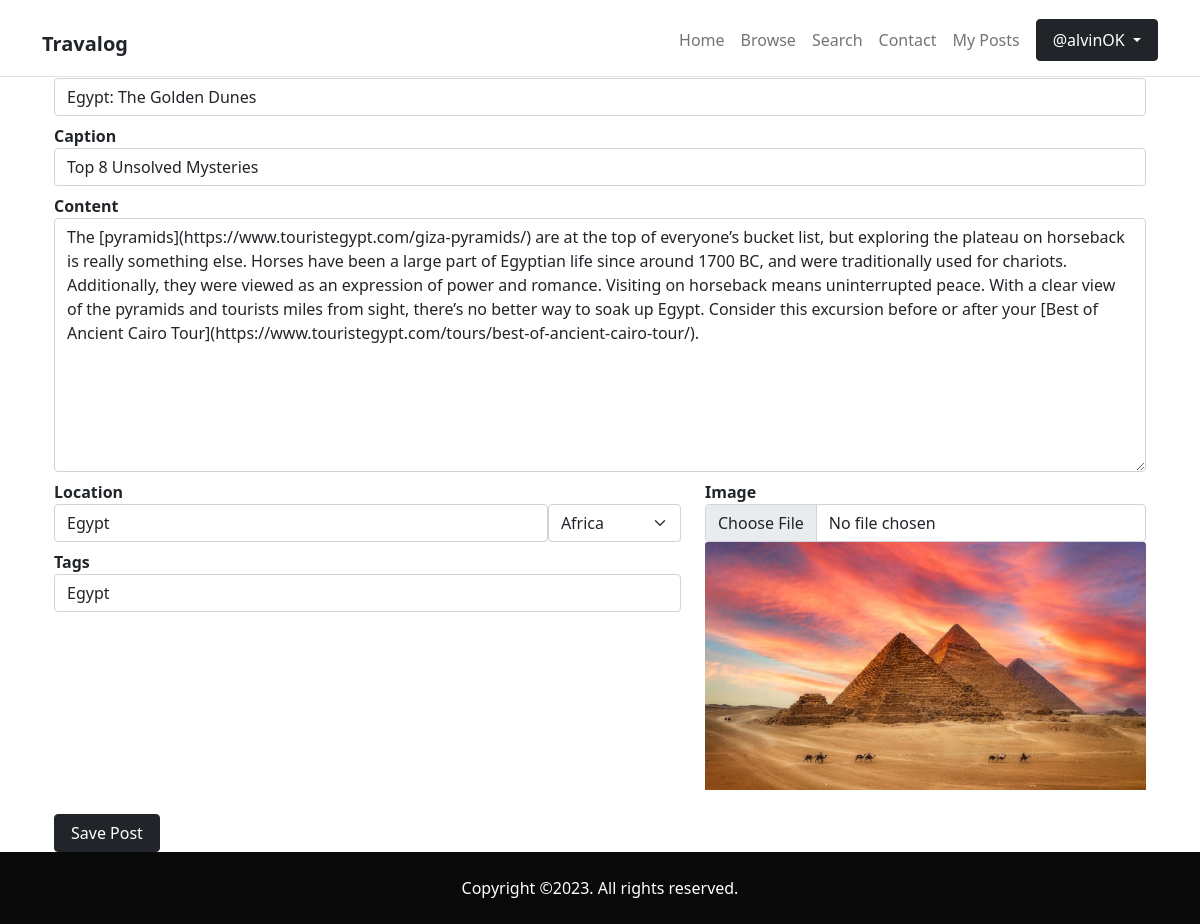
Page /edit_post.php?id=25 (signed in) on the committed database.
### tables this page shows
CREATE TABLE `posts` (
  `postid` int(128) NOT NULL,
  `userid` int(128) NOT NULL,
  `title` varchar(255) NOT NULL,
  `caption` mediumtext NOT NULL,
  `content` longtext NOT NULL,
  `location` text NOT NULL,
  `continent` varchar(20) NOT NULL,
  `image` text NOT NULL,
  `tag` text NOT NULL,
  `createdtime` bigint(20) NOT NULL,
  `viewcount` int(11) NOT NULL
);

### edit_post.php (the view, shortened to what this page needs)
<!DOCTYPE html>
<html lang="en">
<?php
require_once("init_check_logged_in.php");
$postid = intval($_GET["id"]) ?? die;
$stmt = $conn->prepare("SELECT postid, title, caption, content, location, continent, image, tag
 FROM posts
 WHERE posts.postid = ?");
$stmt->bind_param("i", $postid);
if (!$stmt->execute()){
    http_response_code(500);
    die;
}
$result = $stmt->get_result();
if ($row = $result->fetch_object()){
    $post = $row;
} else {
    http_response_code(500);
    die;
}
?>
<head>
    <link href="https://cdn.jsdelivr.net/npm/bootstrap@5.1.3/dist/css/bootstrap.min.css" rel="stylesheet"
>
    <link rel="stylesheet" href="https://d19m59y37dris4.cloudfront.net/blog/2-0/css/style.default.622904dd.css"
        id="theme-stylesheet">
    <link rel="stylesheet" href="css/cards-gallery.css">
    <link rel="stylesheet" href="css/main.css">
</head>
<body>
    <nav class="navbar navbar-expand-lg navbar-light bg-white border-bottom py-2 fixed-top">
        <div class="container pt-1">
            <h1>
                <a class="navbar-brand text-md fw-bold text-dark" href="index.php">Travalog</a>
            </h1>
            <div class="collapse navbar-collapse" id="navbarSupportedContent">
                <ul class="navbar-nav ms-auto mb-2 mb-lg-0 align-items-lg-center">
                    <li class="nav-item"><a class="nav-link " href="index.php">Home</a>
                    </li>
                    <li class="nav-item"><a class="nav-link " href="browse.php">Browse</a>
                    </li>
                    <li class="nav-item"><a class="nav-link " href="search.php">Search</a>
                    </li>
                    <li class="nav-item"><a class="nav-link " href="contact.php">Contact</a>
                    </li>
                    <li class="nav-item"><a class="nav-link " href="my_posts.php">My Posts</a></li>
                    <li class="nav-item dropdown">
                        <a class="btn btn-style btn-dark ms-2 px-3 py-2 dropdown-toggle " href="#" id="navbarUserMenuLink" role="button" data-bs-toggle="dropdown" aria-expanded="false">
                            @<?php echo $_SESSION["username"]; ?>
                        </a>
                    </li>
                </ul>
            </div>
        </div>
    </nav>
    <section>
        <div class="container">
            <div class="container section-title ">
                <h2>Edit Post</h2>
            </div>
            <form action="api_editpost.php?id=<?php echo $post->postid?>" method="post" enctype="multipart/form-data">
                <div class="container">
                    <div class="row">
                        <div class="col-md-12 form-label">
                            <label for="title"><b>Title</b></label>
                            <input type="text" id="title" name="title" class="form-control" value="<?php echo $post->title?>" required>
                        </div>
                    </div>
                    <div class="row">
                        <div class="col-md-12 form-label">
                            <label for="caption"><b>Caption</b></label>
                            <input type="text" id="caption" name="caption" class="form-control" value="<?php echo $post->caption?>" required>
                        </div>
                    </div>
                    <div class="row">
                        <div class="form-label">
                            <label for="content"><b>Content</b></label>
                            <textarea id="content" name="content" rows="10" class="form-control"><?php echo $post->content?></textarea>
                        </div>
                    </div>
                    <div class="row">
                        <div class="col-md-7">
                            <div class="row">
                                <div class="col form-label">
                                    <label for="location"><b>Location</b></label>
                                    <div class="d-flex">
                                    <input type="text" id="location" name="location" class="form-control" value="<?php echo $post->location?>" required>
                                    <select class="form-control form-select w-25" id="continent" name="continent" required>
                                        <option <?php echo ($post->continent == "Africa")?"selected":""; ?>>Africa</option>
                                    </select>
                                    </div>
                                </div>
                            </div>
                            <div class="row">
                                <div class="col form-label">
                                    <label for="tags"><b>Tags</b></label>
                                    <input type="text" id="tags" name="tags" class="form-control" value="<?php echo $post->tag?>">
                                </div>
                            </div>
                        </div>
                        <div class="col-md-5">
                            <div class="row">
                                <div class="col">
                                    <label for="image"><b>Image</b></label>
                                    <input type="file" accept="image/*" id="image" name="image" class="form-control">
                                    <picture>
                                        <img src="<?php echo $post->image?>" id="img-preview" class="img-fluid card-img-top">
                                    </picture>
                                </div>
                            </div>
                        </div>
                    </div>
                    <div class="row">
                        <div class="col-md-4">
                        </div>
                    </div>
                    <div class="row mt-3">
                        <div class="col-12">
                            <input type="submit" value="Save Post" class="btn btn-dark px-3">
                        </div>
                    </div>
                </div>
            </form>
        </div>
    </section>
    <footer>
        <div class="copyrights text-white py-4" style="background: #090909">
            <div class="container">
                <div class="row text-center gy-2">
                    <div class="col-md-12">
                        <p class="mb-0 fw-light text-sm">Copyright &copy;2023. All rights reserved.</p>
                    </div>
                </div>
            </div>
        </div>
    </footer>
    <link rel="stylesheet" href="https://use.fontawesome.com/releases/v6.4.0/css/all.css">
</body>

### css/main.css (style rules this page uses)
body { min-height: 100vh; display: grid; grid-template-rows: 1fr auto; }

### rows in the picture
posts: title "Egypt: The Golden Dunes", caption "Top 8 Unsolved Mysteries", content "The [pyramids](https://www.touristegypt.com/giza-pyramids/) are at the top of everyone’s bucket list, but exploring the plateau on horseback is really something else. Horses have been a large part of Egyptian life since around 1700 BC, and were traditionally used for chariots. Additionally, they were viewed as an expression of power and romance. Visiting on horseback means uninterrupted peace. With a clear view of the pyramids and tourists miles from sight, there’s no better way to soak up Egypt. Consider this excursion before or after your [Best of Ancient Cairo Tour](https://www.touristegypt.com/tours/best-of-ancient-cairo-tour/).", location "Egypt", continent "Africa", tags "Egypt", image (picture)

### other values in the picture
$_SESSION["username"] "alvinOK"
